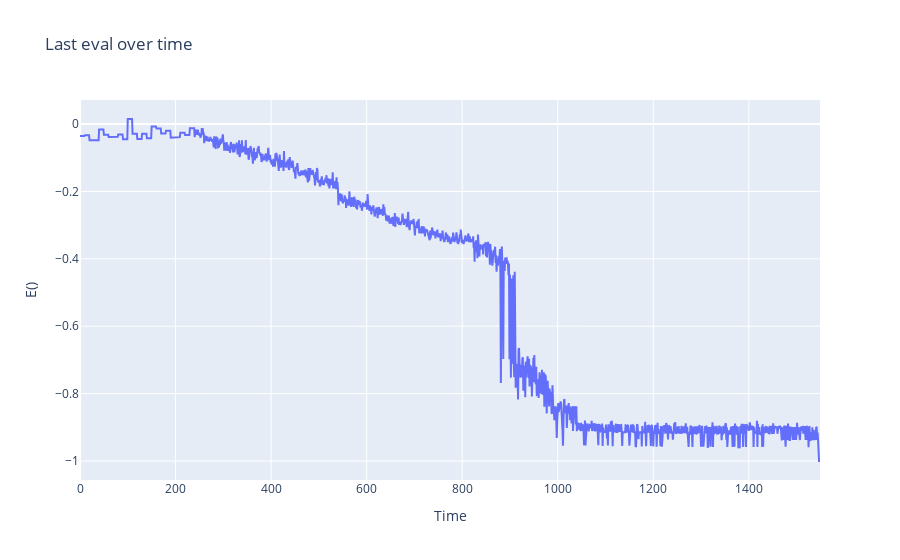

Here is the notebook cell this chart was saved with:
### Code cell
#plot last positives
fig = go.Figure()
fig.add_trace(go.Scatter(x=np.arange(len(lasts)), y=lasts, mode='lines'))
fig.update_layout(title='Last eval over time', xaxis_title='Time', yaxis_title='E()')
fig.show()

### Figure 1 — Plotly figure (JSON) as saved in the notebook; plotly's stock layout.template omitted (floating-point values rounded to 4 significant figures; data arrays with more than 128 entries replaced by an {"elided": "..."} marker saying what was removed)
{"data": [{"mode": "lines", "type": "scatter", "x": {"elided": "1550 int values"}, "y": {"elided": "1550 float values"}}], "layout": {"title": {"text": "Last eval over time"}, "xaxis": {"title": {"text": "Time"}}, "yaxis": {"title": {"text": "E()"}}}}
